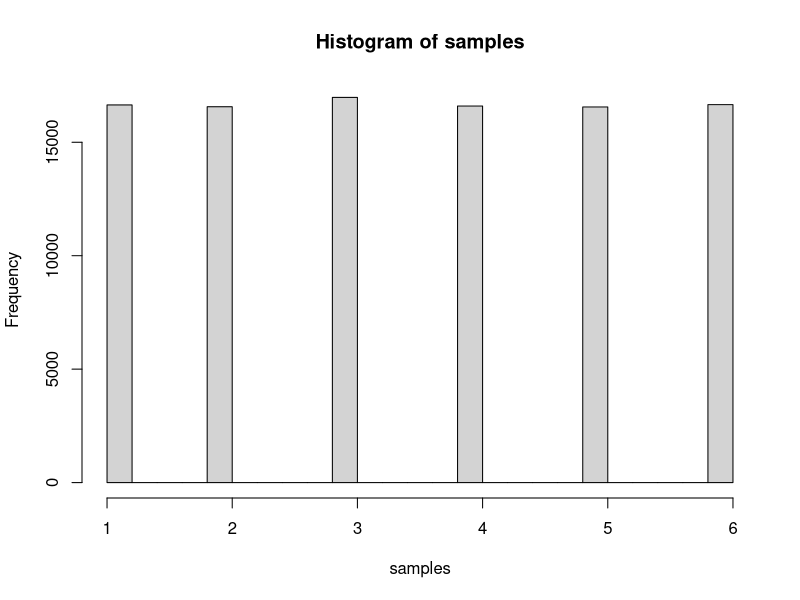
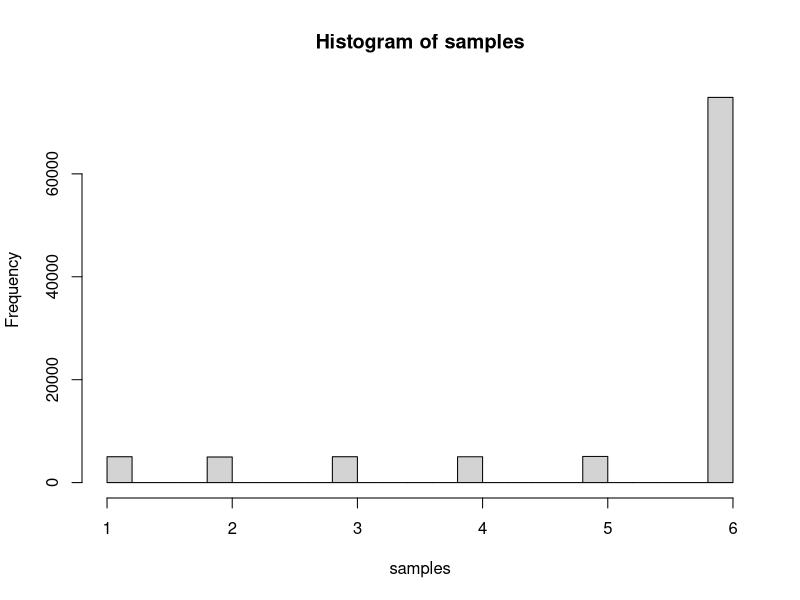

R code for these plots, in order:
## ---- chunk 1
knitr::opts_chunk$set(message=FALSE,warning=FALSE, cache=TRUE)
## ---- chunk 2
10 * 10
99 + 1
2 * 3
4 - 1
6 / (4 - 1)

## ---- chunk 3
roll <- function(faces = 1:6, nr_of_dices = 1) {
  dice <- sample(faces, size = nr_of_dices, replace = TRUE)
  return(sum(dice)) 
}
# Let's throw the die
sprintf('Let\'s throw the die once: %d',roll())
print(paste('And once again:', roll()))
print(paste('And again:', roll()))
## ---- chunk 4
roll <- function(faces = 1:6, nr_of_dices = 1, probs = c(1/6, 1/6, 1/6, 1/6, 1/6, 1/6)) {
  dice <- sample(faces, size = nr_of_dices,prob = probs ,replace = TRUE)
  return(sum(dice)) 
}
# Let's throw the die 10000 times
samples = replicate(n = 100000, roll(), simplify = TRUE)
hist(samples)

## ---- chunk 5
your_res = roll(nr_of_dices = 3)
roxis_result = roll(nr_of_dices = 3, probs = c(0.05, 0.05, 0.05, 0.05, 0.05, 0.75))
print(paste('Your turn:', your_res))
print(paste('Roxi throw:', roxis_result))
if (roxis_result > your_res) {
  print("Roxi wins, you looser!")
} else if (roxis_result == your_res){
  print("You both win!")
} else {
  print("You win!")
}
## ---- chunk 6
samples = replicate(n = 100000, roll(probs = c(0.05, 0.05, 0.05, 0.05, 0.05, 0.75)), simplify = TRUE)
hist(samples)
